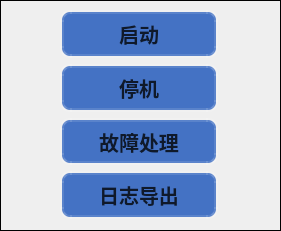
     <widget class="QWidget" name="widget_button" native="true">
      <property name="geometry">
       <rect>
        <x>580</x>
        <y>310</y>
        <width>281</width>
        <height>231</height>
       </rect>
      </property>
      <property name="styleSheet">
       <string notr="true">border:1px solid rgb(0,0,0) </string>
      </property>
      <widget class="QPushButton" name="btn_importlog">
       <property name="geometry">
        <rect>
         <x>60</x>
         <y>171</y>
         <width>158</width>
         <height>48</height>
        </rect>
       </property>
       <property name="sizePolicy">
        <sizepolicy hsizetype="Minimum" vsizetype="Expanding">
         <horstretch>0</horstretch>
         <verstretch>0</verstretch>
        </sizepolicy>
       </property>
       <property name="styleSheet">
        <string notr="true">     QPushButton{
     background-color:rgba(68,114,196);
     border-style:outset;
     border-width:4px;
     border-radius:10px;
     border-color:rgba(255,255,255,30);
     font:bold 20px;
     color:rgba(0,0,0,200);
     padding:6px;
     }

     QPushButton:pressed{
     background-color:rgba(68,114,196);
     border-color:rgba(255,255,255,30);
     border-style:inset;
     color:rgba(0,0,0,200);
     }

     QPushButton:hover{
     background-color:rgba(68,114,196);
     border-color:rgba(255,255,255,200);
     color:rgba(0,0,0,100);
     }</string>
       </property>
       <property name="text">
        <string>日志导出</string>
       </property>
      </widget>
      <widget class="QPushButton" name="btn_start">
       <property name="geometry">
        <rect>
         <x>60</x>
         <y>10</y>
         <width>158</width>
         <height>48</height>
        </rect>
       </property>
       <property name="sizePolicy">
        <sizepolicy hsizetype="Minimum" vsizetype="Expanding">
         <horstretch>0</horstretch>
         <verstretch>0</verstretch>
        </sizepolicy>
       </property>
       <property name="styleSheet">
        <string notr="true">     QPushButton{
     background-color:rgba(68,114,196);
     border-style:outset;
     border-width:4px;
     border-radius:10px;
     border-color:rgba(255,255,255,30);
     font:bold 20px;
     color:rgba(0,0,0,200);
     padding:6px;
     }

     QPushButton:pressed{
     background-color:rgba(68,114,196);
     border-color:rgba(255,255,255,30);
     border-style:inset;
     color:rgba(0,0,0,200);
     }

     QPushButton:hover{
     background-color:rgba(68,114,196);
     border-color:rgba(255,255,255,200);
     color:rgba(0,0,0,100);
     }</string>
       </property>
       <property name="text">
        <string>启动</string>
       </property>
      </widget>
      <widget class="QPushButton" name="btn_faultdeal">
       <property name="geometry">
        <rect>
         <x>60</x>
         <y>118</y>
         <width>158</width>
         <height>47</height>
        </rect>
       </property>
       <property name="sizePolicy">
        <sizepolicy hsizetype="Minimum" vsizetype="Expanding">
         <horstretch>0</horstretch>
         <verstretch>0</verstretch>
        </sizepolicy>
       </property>
       <property name="styleSheet">
        <string notr="true">     QPushButton{
     background-color:rgba(68,114,196);
     border-style:outset;
     border-width:4px;
     border-radius:10px;
     border-color:rgba(255,255,255,30);
     font:bold 20px;
     color:rgba(0,0,0,200);
     padding:6px;
     }

     QPushButton:pressed{
     background-color:rgba(68,114,196);
     border-color:rgba(255,255,255,30);
     border-style:inset;
     color:rgba(0,0,0,200);
     }

     QPushButton:hover{
     background-color:rgba(68,114,196);
     border-color:rgba(255,255,255,200);
     color:rgba(0,0,0,100);
     }</string>
       </property>
       <property name="text">
        <string>故障处理</string>
       </property>
      </widget>
      <widget class="QPushButton" name="btn_stop">
       <property name="geometry">
        <rect>
         <x>60</x>
         <y>64</y>
         <width>158</width>
         <height>48</height>
        </rect>
       </property>
       <property name="sizePolicy">
        <sizepolicy hsizetype="Minimum" vsizetype="Expanding">
         <horstretch>0</horstretch>
         <verstretch>0</verstretch>
        </sizepolicy>
       </property>
       <property name="styleSheet">
        <string notr="true">     QPushButton{
     background-color:rgba(68,114,196);
     border-style:outset;
     border-width:4px;
     border-radius:10px;
     border-color:rgba(255,255,255,30);
     font:bold 20px;
     color:rgba(0,0,0,200);
     padding:6px;
     }

     QPushButton:pressed{
     background-color:rgba(68,114,196);
     border-color:rgba(255,255,255,30);
     border-style:inset;
     color:rgba(0,0,0,200);
     }

     QPushButton:hover{
     background-color:rgba(68,114,196);
     border-color:rgba(255,255,255,200);
     color:rgba(0,0,0,100);
     }</string>
       </property>
       <property name="text">
        <string>停机</string>
       </property>
      </widget>
     </widget>
